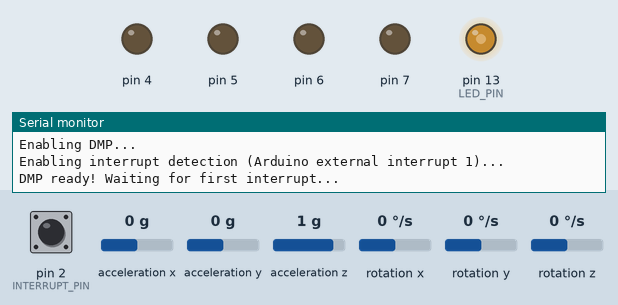
Recording of a sketch running on a simulated Arduino Leonardo, built with avr-gcc and run on an emulated ATmega32U4. Shown: output pins drawn as LEDs (lit = HIGH), the last lines printed to the serial monitor. Inputs (shaded band) come from the test bench; at power-on: acceleration z 1 g, acceleration y 0 g, pin 2 (INTERRUPT_PIN) LOW, acceleration x 0 g, rotation x 0 °/s, rotation y 0 °/s, rotation z 0 °/s. The sensor or clock chip raises its interrupt line as the real part does.

Above: at 1.7 s.
1.8 s: acceleration z set to 0.1 g
3.3 s: acceleration z set to -0.2 g
At 3.47 s:
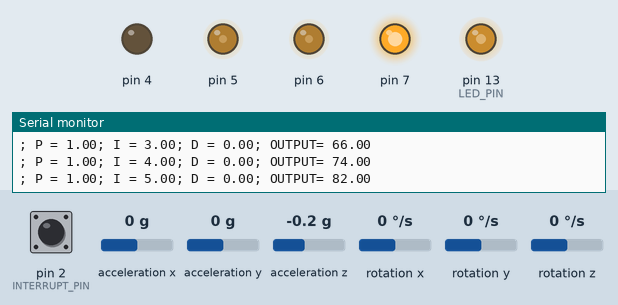
At 5.13 s:
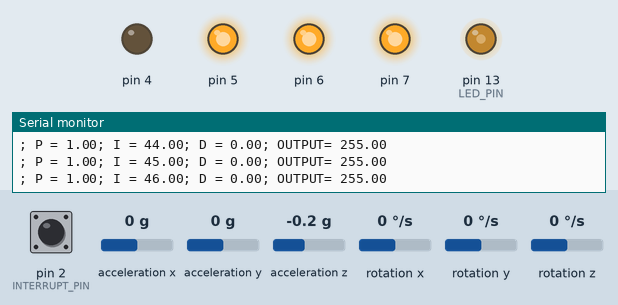
6.3 s: acceleration y set to -1.4 g
At 7.3 s:
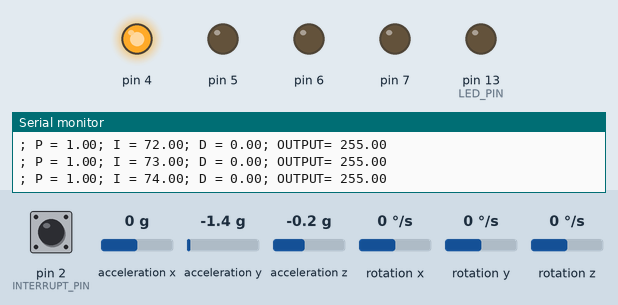
Timing chart, 0 to 9.3 s (numbered marks = the images above; inputs shaded):
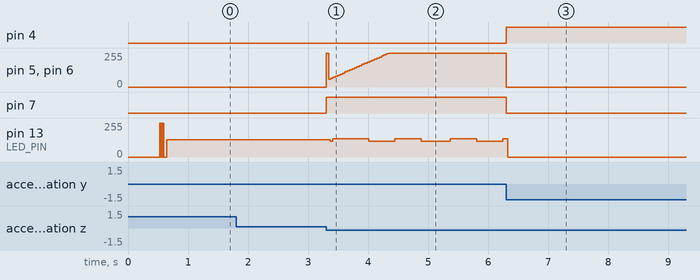

The sketch:

self-balacing-arduino.ino
```cpp
#include "motors_control.hpp"
// I2C device class (I2Cdev) demonstration Arduino sketch for MPU6050 class using DMP (MotionApps v2.0)
// 6/21/2012 by Jeff Rowberg <jeff@rowberg.net>
// Updates should (hopefully) always be available at https://github.com/jrowberg/i2cdevlib
//
// Changelog:
//      2019-07-08 - Added Auto Calibration and offset generator
//       - and altered FIFO retrieval sequence to avoid using blocking code
//      2016-04-18 - Eliminated a potential infinite loop
//      2013-05-08 - added seamless Fastwire support
//                 - added note about gyro calibration
//      2012-06-21 - added note about Arduino 1.0.1 + Leonardo compatibility error
//      2012-06-20 - improved FIFO overflow handling and simplified read process
//      2012-06-19 - completely rearranged DMP initialization code and simplification
//      2012-06-13 - pull gyro and accel data from FIFO packet instead of reading directly
//      2012-06-09 - fix broken FIFO read sequence and change interrupt detection to RISING
//      2012-06-05 - add gravity-compensated initial reference frame acceleration output
//                 - add 3D math helper file to DMP6 example sketch
//                 - add Euler output and Yaw/Pitch/Roll output formats
//      2012-06-04 - remove accel offset clearing for better results (thanks Sungon Lee)
//      2012-06-01 - fixed gyro sensitivity to be 2000 deg/sec instead of 250
//      2012-05-30 - basic DMP initialization working

/* ============================================
I2Cdev device library code is placed under the MIT license
Copyright (c) 2012 Jeff Rowberg
Permission is hereby granted, free of charge, to any person obtaining a copy
of this software and associated documentation files (the "Software"), to deal
in the Software without restriction, including without limitation the rights
to use, copy, modify, merge, publish, distribute, sublicense, and/or sell
copies of the Software, and to permit persons to whom the Software is
furnished to do so, subject to the following conditions:
The above copyright notice and this permission notice shall be included in
all copies or substantial portions of the Software.
THE SOFTWARE IS PROVIDED "AS IS", WITHOUT WARRANTY OF ANY KIND, EXPRESS OR
IMPLIED, INCLUDING BUT NOT LIMITED TO THE WARRANTIES OF MERCHANTABILITY,
FITNESS FOR A PARTICULAR PURPOSE AND NONINFRINGEMENT. IN NO EVENT SHALL THE
AUTHORS OR COPYRIGHT HOLDERS BE LIABLE FOR ANY CLAIM, DAMAGES OR OTHER
LIABILITY, WHETHER IN AN ACTION OF CONTRACT, TORT OR OTHERWISE, ARISING FROM,
OUT OF OR IN CONNECTION WITH THE SOFTWARE OR THE USE OR OTHER DEALINGS IN
THE SOFTWARE.
===============================================
*/

// I2Cdev and MPU6050 must be installed as libraries, or else the .cpp/.h files
// for both classes must be in the include path of your project
#include "I2Cdev.h"

#include "MPU6050_6Axis_MotionApps20.h"
//#include "MPU6050.h" // not necessary if using MotionApps include file

// Arduino Wire library is required if I2Cdev I2CDEV_ARDUINO_WIRE implementation
// is used in I2Cdev.h
#if I2CDEV_IMPLEMENTATION == I2CDEV_ARDUINO_WIRE
    #include "Wire.h"
#endif
#include <PID_v2.h>
// class default I2C address is 0x68
// specific I2C addresses may be passed as a parameter here
// AD0 low = 0x68 (default for SparkFun breakout and InvenSense evaluation board)
// AD0 high = 0x69

MPU6050 mpu;
//MPU6050 mpu(0x69); // <-- use for AD0 high

Motors motors;
/* =========================================================================
   NOTE: In addition to connection 3.3v, GND, SDA, and SCL, this sketch
   depends on the MPU-6050's INT pin being connected to the Arduino's
   external interrupt #0 pin. On the Arduino Uno and Mega 2560, this is
   digital I/O pin 2.
 * ========================================================================= */

/* =========================================================================
   NOTE: Arduino v1.0.1 with the Leonardo board generates a compile error
   when using Serial.write(buf, len). The Teapot output uses this method.
   The solution requires a modification to the Arduino USBAPI.h file, which
   is fortunately simple, but annoying. This will be fixed in the next IDE
   release. For more info, see these links:
   http://arduino.cc/forum/index.php/topic,109987.0.html
   http://code.google.com/p/arduino/issues/detail?id=958
 * ========================================================================= */


// uncomment "OUTPUT_READABLE_QUATERNION" if you want to see the actual
// quaternion components in a [w, x, y, z] format (not best for parsing
// on a remote host such as Processing or something though)
//#define OUTPUT_READABLE_QUATERNION

// uncomment "OUTPUT_READABLE_EULER" if you want to see Euler angles
// (in degrees) calculated from the quaternions coming from the FIFO.
// Note that Euler angles suffer from gimbal lock (for more info, see
// http://en.wikipedia.org/wiki/Gimbal_lock)
//#define OUTPUT_READABLE_EULER

// uncomment "OUTPUT_READABLE_YAWPITCHROLL" if you want to see the yaw/
// pitch/roll angles (in degrees) calculated from the quaternions coming
// from the FIFO. Note this also requires gravity vector calculations.
// Also note that yaw/pitch/roll angles suffer from gimbal lock (for
// more info, see: http://en.wikipedia.org/wiki/Gimbal_lock)
//#define OUTPUT_READABLE_YAWPITCHROLL

// uncomment "OUTPUT_READABLE_REALACCEL" if you want to see acceleration
// components with gravity removed. This acceleration reference frame is
// not compensated for orientation, so +X is always +X according to the
// sensor, just without the effects of gravity. If you want acceleration
// compensated for orientation, us OUTPUT_READABLE_WORLDACCEL instead.
//#define OUTPUT_READABLE_REALACCEL

// uncomment "OUTPUT_READABLE_WORLDACCEL" if you want to see acceleration
// components with gravity removed and adjusted for the world frame of
// reference (yaw is relative to initial orientation, since no magnetometer
// is present in this case). Could be quite handy in some cases.
//#define OUTPUT_READABLE_WORLDACCEL

// uncomment "OUTPUT_TEAPOT" if you want output that matches the
// format used for the InvenSense teapot demo
//#define OUTPUT_TEAPOT


#define INTERRUPT_PIN 2  // use pin 2 on Arduino Uno & most boards
#define LED_PIN 13 // (Arduino is 13, Teensy is 11, Teensy++ is 6)
bool blinkState = false;

// MPU control/status vars
bool dmpReady = false;  // set true if DMP init was successful
uint8_t mpuIntStatus;   // holds actual interrupt status byte from MPU
uint8_t devStatus;      // return status after each device operation (0 = success, !0 = error)
uint16_t packetSize;    // expected DMP packet size (default is 42 bytes)
uint16_t fifoCount;     // count of all bytes currently in FIFO
uint8_t fifoBuffer[64]; // FIFO storage buffer

// orientation/motion vars
Quaternion q;           // [w, x, y, z]         quaternion container
VectorInt16 aa;         // [x, y, z]            accel sensor measurements
VectorInt16 aaReal;     // [x, y, z]            gravity-free accel sensor measurements
VectorInt16 aaWorld;    // [x, y, z]            world-frame accel sensor measurements
VectorFloat gravity;    // [x, y, z]            gravity vector
float euler[3];         // [psi, theta, phi]    Euler angle container
float ypr[3];           // [yaw, pitch, roll]   yaw/pitch/roll container and gravity vector
int16_t ax, ay, az;
int16_t gx, gy, gz;


// packet structure for InvenSense teapot demo
uint8_t teapotPacket[14] = { '$', 0x02, 0,0, 0,0, 0,0, 0,0, 0x00, 0x00, '\r', '\n' };

double input, output;

//PID coefs
const double Kp = 50;
const double Kd = 400;
const double Ki = 8;
const double stable_point = 181.0;
double err_sum = 0;
double last_err = 0;

bool WARMING;

// ================================================================
// ===               INTERRUPT DETECTION ROUTINE                ===
// ================================================================

volatile bool mpuInterrupt = false;     // indicates whether MPU interrupt pin has gone high
void dmpDataReady() {
    mpuInterrupt = true;
}


// ================================================================
// ===                      INITIAL SETUP                       ===
// ================================================================

void setup() {
    // join I2C bus (I2Cdev library doesn't do this automatically)
    #if I2CDEV_IMPLEMENTATION == I2CDEV_ARDUINO_WIRE
        Wire.begin();
        Wire.setClock(400000); // 400kHz I2C clock. Comment this line if having compilation difficulties
    #elif I2CDEV_IMPLEMENTATION == I2CDEV_BUILTIN_FASTWIRE
        Fastwire::setup(400, true);
    #endif

    // initialize serial communication
    // (115200 chosen because it is required for Teapot Demo output, but it's
    // really up to you depending on your project)
    Serial.begin(115200);
    while (!Serial); // wait for Leonardo enumeration, others continue immediately

    // NOTE: 8MHz or slower host processors, like the Teensy @ 3.3V or Arduino
    // Pro Mini running at 3.3V, cannot handle this baud rate reliably due to
    // the baud timing being too misaligned with processor ticks. You must use
    // 38400 or slower in these cases, or use some kind of external separate
    // crystal solution for the UART timer.

    // initialize device
    Serial.println(F("Initializing I2C devices..."));
    mpu.initialize();

    pinMode(INTERRUPT_PIN, INPUT);

    // verify connection
    Serial.println(F("Testing device connections..."));
    Serial.println(mpu.testConnection() ? F("MPU6050 connection successful") : F("MPU6050 connection failed"));


    // load and configure the DMP
    Serial.println(F("Initializing DMP..."));
    devStatus = mpu.dmpInitialize();

    // supply your own gyro offsets here, scaled for min sensitivity
    mpu.setXGyroOffset(44);
    mpu.setYGyroOffset(21);
    mpu.setZGyroOffset(24);
    mpu.setZAccelOffset(1413); // 1688 factory default for my test chip


    // make sure it worked (returns 0 if so)
    if (devStatus == 0) {
        // Calibration Time: generate offsets and calibrate our MPU6050
        //mpu.CalibrateAccel(6);
        //mpu.CalibrateGyro(6);
        mpu.PrintActiveOffsets();
        // turn on the DMP, now that it's ready
        Serial.println(F("Enabling DMP..."));
        mpu.setDMPEnabled(true);

        // enable Arduino interrupt detection
        Serial.print(F("Enabling interrupt detection (Arduino external interrupt "));
        Serial.print(digitalPinToInterrupt(INTERRUPT_PIN));
        Serial.println(F(")..."));
        attachInterrupt(digitalPinToInterrupt(INTERRUPT_PIN), dmpDataReady, RISING);
        mpuIntStatus = mpu.getIntStatus();

        // set our DMP Ready flag so the main loop() function knows it's okay to use it
        Serial.println(F("DMP ready! Waiting for first interrupt..."));
        dmpReady = true;

        // get expected DMP packet size for later comparison
        packetSize = mpu.dmpGetFIFOPacketSize();
    } else {
        // ERROR!
        // 1 = initial memory load failed
        // 2 = DMP configuration updates failed
        // (if it's going to break, usually the code will be 1)
        Serial.print(F("DMP Initialization failed (code "));
        Serial.print(devStatus);
        Serial.println(F(")"));
    }

    // configure LED for output
    pinMode(LED_PIN, OUTPUT);


    WARMING = true;
    output = 0;
}


// ================================================================
// ===                    MAIN PROGRAM LOOP                     ===
// ================================================================

void loop() {
    // if programming failed, don't try to do anything
    if (!dmpReady) return;

    //DEAD ANGLE
    if(!WARMING && (input < stable_point-15 || input > stable_point+10)){
      motors.set(0);
      return;
    }
    bool _done = false;
    // wait for MPU interrupt or extra packet(s) available
    while (!mpuInterrupt && fifoCount < packetSize) {
        if (mpuInterrupt && fifoCount < packetSize) {
          // try to get out of the infinite loop
          fifoCount = mpu.getFIFOCount();
        }
        if (WARMING){
          if (input > stable_point-1 && input < stable_point+1){
            WARMING = false;
          }
          else{
            continue;
          }
        }
        if (!_done){
        double current_err = stable_point - input;
        output = (current_err) * Kp + err_sum* Ki + (current_err-last_err) * Kd;
        err_sum = err_sum+ current_err;
        //if (last_err < 0 && current_err > 0 || last_err > 0 && current_err < 0)
        //  err_sum = 0;


        //Serial.print("; GYRO = "); Serial.print (gx);

        Serial.print("; P = ");
        Serial.print(current_err);
        Serial.print("; I = ");
        Serial.print(err_sum);
        Serial.print("; D = ");
        Serial.print(current_err-last_err);


        last_err = current_err;
        if (output > 255){
          output = 255;
        }
        if (output < -255){
          output = -255;
        }
        Serial.print("; OUTPUT= "); Serial.println(output);
        motors.set(-output);
        _done = true;
        }
        // other program behavior stuff here
        // .
        // .
        // .
        // if you are really paranoid you can frequently test in between other
        // stuff to see if mpuInterrupt is true, and if so, "break;" from the
        // while() loop to immediately process the MPU data
        // .
        // .
        // .
    }

    // reset interrupt flag and get INT_STATUS byte
    mpuInterrupt = false;
    mpuIntStatus = mpu.getIntStatus();

    // get current FIFO count
    fifoCount = mpu.getFIFOCount();
  if(fifoCount < packetSize){
          //Lets go back and wait for another interrupt. We shouldn't be here, we got an interrupt from another event
      // This is blocking so don't do it   while (fifoCount < packetSize) fifoCount = mpu.getFIFOCount();
  }
    // check for overflow (this should never happen unless our code is too inefficient)
    else if ((mpuIntStatus & (0x01 << MPU6050_INTERRUPT_FIFO_OFLOW_BIT)) || fifoCount >= 1024) {
        // reset so we can continue cleanly
        mpu.resetFIFO();
      //  fifoCount = mpu.getFIFOCount();  // will be zero after reset no need to ask
        Serial.println(F("FIFO overflow!"));

    // otherwise, check for DMP data ready interrupt (this should happen frequently)
    } else if (mpuIntStatus & (0x01 << MPU6050_INTERRUPT_DMP_INT_BIT)) {

        // read a packet from FIFO
  while(fifoCount >= packetSize){ // Lets catch up to NOW, someone is using the dreaded delay()!
    mpu.getFIFOBytes(fifoBuffer, packetSize);
    // track FIFO count here in case there is > 1 packet available
    // (this lets us immediately read more without waiting for an interrupt)
    fifoCount -= packetSize;
  }
        #ifdef OUTPUT_READABLE_QUATERNION
            // display quaternion values in easy matrix form: w x y z
            mpu.dmpGetQuaternion(&q, fifoBuffer);
            Serial.print("quat\t");
            Serial.print(q.w);
            Serial.print("\t");
            Serial.print(q.x);
            Serial.print("\t");
            Serial.print(q.y);
            Serial.print("\t");
            Serial.println(q.z);
        #endif

        #ifdef OUTPUT_READABLE_EULER
            // display Euler angles in degrees
            mpu.dmpGetQuaternion(&q, fifoBuffer);
            mpu.dmpGetEuler(euler, &q);
            Serial.print("euler\t");
            Serial.print(euler[0] * 180/M_PI);
            Serial.print("\t");
            Serial.print(euler[1] * 180/M_PI);
            Serial.print("\t");
            Serial.println(euler[2] * 180/M_PI);
        #endif

        #ifdef OUTPUT_READABLE_YAWPITCHROLL
            // display Euler angles in degrees
            mpu.dmpGetQuaternion(&q, fifoBuffer);
            mpu.dmpGetGravity(&gravity, &q);
            mpu.dmpGetYawPitchRoll(ypr, &q, &gravity);
            Serial.print("ypr\t");
            Serial.print(ypr[0] * 180/M_PI);
            Serial.print("\t");
            Serial.print(ypr[1] * 180/M_PI);
            Serial.print("\t");
            Serial.println(ypr[2] * 180/M_PI);
        #endif

        #ifdef OUTPUT_READABLE_REALACCEL
            // display real acceleration, adjusted to remove gravity
            mpu.dmpGetQuaternion(&q, fifoBuffer);
            mpu.dmpGetAccel(&aa, fifoBuffer);
            mpu.dmpGetGravity(&gravity, &q);
            mpu.dmpGetLinearAccel(&aaReal, &aa, &gravity);
            Serial.print("areal\t");
            Serial.print(aaReal.x);
            Serial.print("\t");
            Serial.print(aaReal.y);
            Serial.print("\t");
            Serial.println(aaReal.z);
        #endif

        #ifdef OUTPUT_READABLE_WORLDACCEL
            // display initial world-frame acceleration, adjusted to remove gravity
            // and rotated based on known orientation from quaternion
            mpu.dmpGetQuaternion(&q, fifoBuffer);
            mpu.dmpGetAccel(&aa, fifoBuffer);
            mpu.dmpGetGravity(&gravity, &q);
            mpu.dmpGetLinearAccel(&aaReal, &aa, &gravity);
            mpu.dmpGetLinearAccelInWorld(&aaWorld, &aaReal, &q);
            Serial.print("aworld\t");
            Serial.print(aaWorld.x);
            Serial.print("\t");
            Serial.print(aaWorld.y);
            Serial.print("\t");
            Serial.println(aaWorld.z);
        #endif

        #ifdef OUTPUT_TEAPOT
            // display quaternion values in InvenSense Teapot demo format:
            teapotPacket[2] = fifoBuffer[0];
            teapotPacket[3] = fifoBuffer[1];
            teapotPacket[4] = fifoBuffer[4];
            teapotPacket[5] = fifoBuffer[5];
            teapotPacket[6] = fifoBuffer[8];
            teapotPacket[7] = fifoBuffer[9];
            teapotPacket[8] = fifoBuffer[12];
            teapotPacket[9] = fifoBuffer[13];
            Serial.write(teapotPacket, 14);
            teapotPacket[11]++; // packetCount, loops at 0xFF on purpose
        #endif

        //mpu.getMotion6(&ax, &ay, &az, &gx, &gy, &gz);
        //Serial.print(gx); Serial.println("\t");

        // blink LED to indicate activity
        blinkState = !blinkState;
        digitalWrite(LED_PIN, blinkState);
                    mpu.dmpGetQuaternion(&q, fifoBuffer);
            mpu.dmpGetGravity(&gravity, &q);
            mpu.dmpGetYawPitchRoll(ypr, &q, &gravity);
                input = ypr[2] * 180/M_PI;
                if (input < 0){
                  input = 180 + input + 180;
                }
                //Serial.print("PITCH= "); Serial.println(input);


    }
}
```

Source omitted: motors_control.hpp (2028 bytes)

Measured:
- the behaviour switches between 0 and -0.1 g on acceleration z (found by bisection; images 0 and 1)
- after the input at 1.8 s, every drawn part: stays the same
- after the input at 3.3 s, pin 7: LOW → HIGH at once; pin 13 (LED_PIN): 128/255 → 119/255 after 0.07 s, then repeats every 0.88 s: 119/255 0.44 s, 136/255 0.44 s
- after the input at 6.3 s, pin 4: LOW → HIGH at once; pin 5, pin 6: 255/255 → 0/255 at once; pin 7: HIGH → LOW at once
